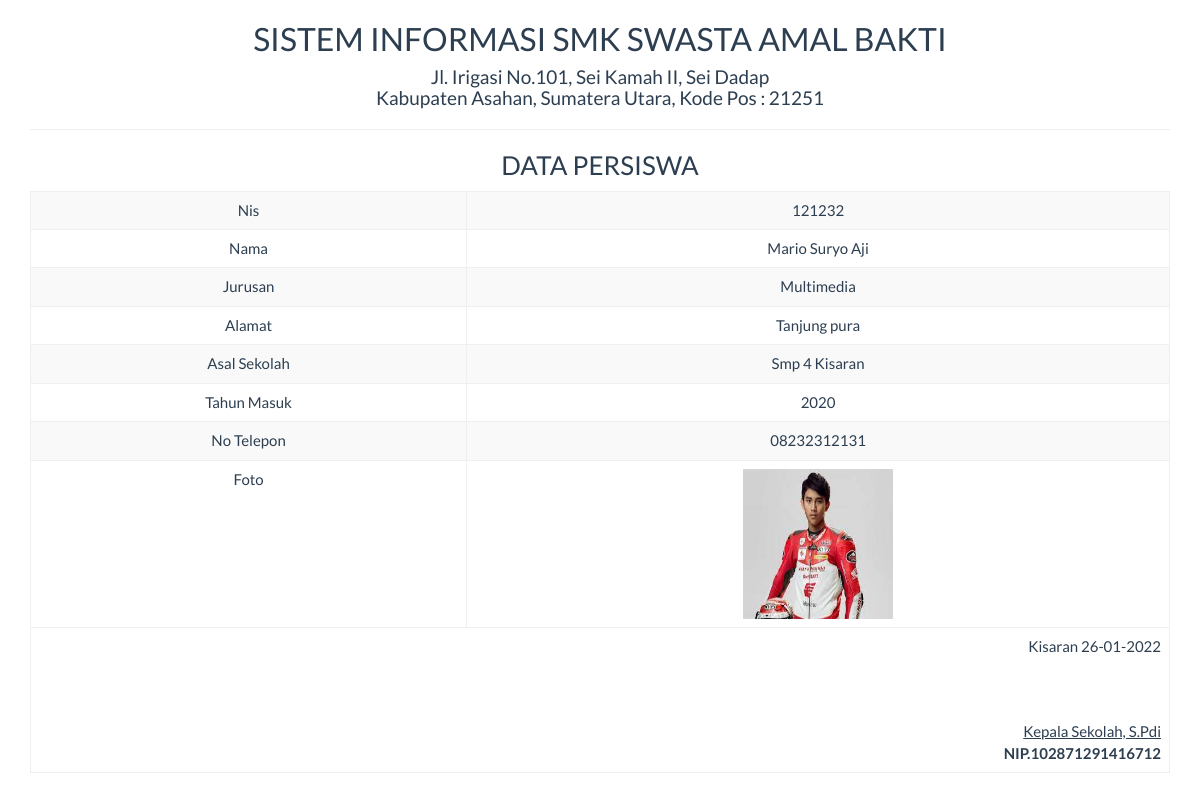
The page /report/datasiswa_satu.php?nis=121232 on the database its author committed.
### tables this page shows
CREATE TABLE IF NOT EXISTS `datasiswa` (
`nis` int(5) NOT NULL,
  `nama` varchar(25) NOT NULL,
  `kelas` varchar(255) NOT NULL,
  `alamat` varchar(20) NOT NULL,
  `gender` varchar(50) NOT NULL,
  `agama` varchar(25) NOT NULL,
  `no_telp` varchar(50) NOT NULL,
  `foto` varchar(255) NOT NULL,
  `thn_masuk` varchar(11) NOT NULL,
  `Jurusan` varchar(50) NOT NULL,
  `asal_sekolah` varchar(500) NOT NULL,
  `Status` varchar(15) NOT NULL
);

### report/datasiswa_satu.php (the view, shortened to what this page needs)
<!DOCTYPE html>
<html>
    <head>
        <link href="../Assets/css/bootstrap.min.css" rel="stylesheet" type="text/css"/>
    </head>
    <body onload="print()">
        <?php
        include '../config/koneksi.php';
        $sql = "SELECT * FROM datasiswa WHERE nis='" . $_GET ['nis'] . "'";
        $query = mysqli_query($koneksi, $sql) or die("SQL Detail error");
        $data = mysqli_fetch_array($query);
        ?>
        <div class="container">
            <div class='row'>
                <div class="col-sm-12">
                    <div class="text-center">
                        <h2>SISTEM INFORMASI SMK SWASTA AMAL BAKTI </h2>
                        <h4>Jl. Irigasi No.101, Sei Kamah II, Sei Dadap  <br> Kabupaten Asahan, Sumatera Utara, Kode Pos : 21251 </h4>
                        <hr>
                        <h3>DATA PERSISWA</h3>
                        <table class="table table-bordered table-striped table-hover">
                            <tbody>
								<tr>
                                    <td>Nis</td> <td><?= $data['nis'] ?></td>
                                </tr>
                                <tr>
                                    <td >Nama</td> <td><?= $data['nama'] ?></td>
                                </tr>
                                <tr>
                                    <td>Jurusan</td> <td><?= $data['Jurusan'] ?></td>
                                </tr>
                                <tr>
                                    <td>Alamat</td> <td><?= $data['alamat'] ?></td>
                                </tr>
								<tr>
                                    <td>Asal Sekolah</td> <td><?= $data['asal_sekolah'] ?></td>
                                </tr>
								<tr>
                                    <td>Tahun Masuk</td> <td><?= $data['thn_masuk'] ?></td>
                                </tr>
								<tr>
                                    <td>No Telepon</td> <td><?= $data['no_telp'] ?></td>
                                </tr>
                                <tr>
                                    <td>Foto</td> <td><img src="../foto/<?= $data['foto']?>" width="150" height="150"></td>
                                </tr>
                            </tbody>
                            <tfoot>
                                <tr>
                                    <td colspan="2" class="text-right">
                                        Kisaran  <?= date("d-m-Y") ?>
                                        <br><br><br><br>
                                        <u>Kepala Sekolah, S.Pdi<strong></u><br>
                                        NIP.102871291416712
									</td>
								</tr>
							</tfoot>
                        </table>
                    </div>
                </div>
            </div>
    </body>
</html>

### rows shown on the page
datasiswa: nis "121232", nama "Mario Suryo Aji", Jurusan "Multimedia", alamat "Tanjung pura", asal_sekolah "Smp 4 Kisaran", thn_masuk "2020", no_telp "08232312131", foto (picture)
